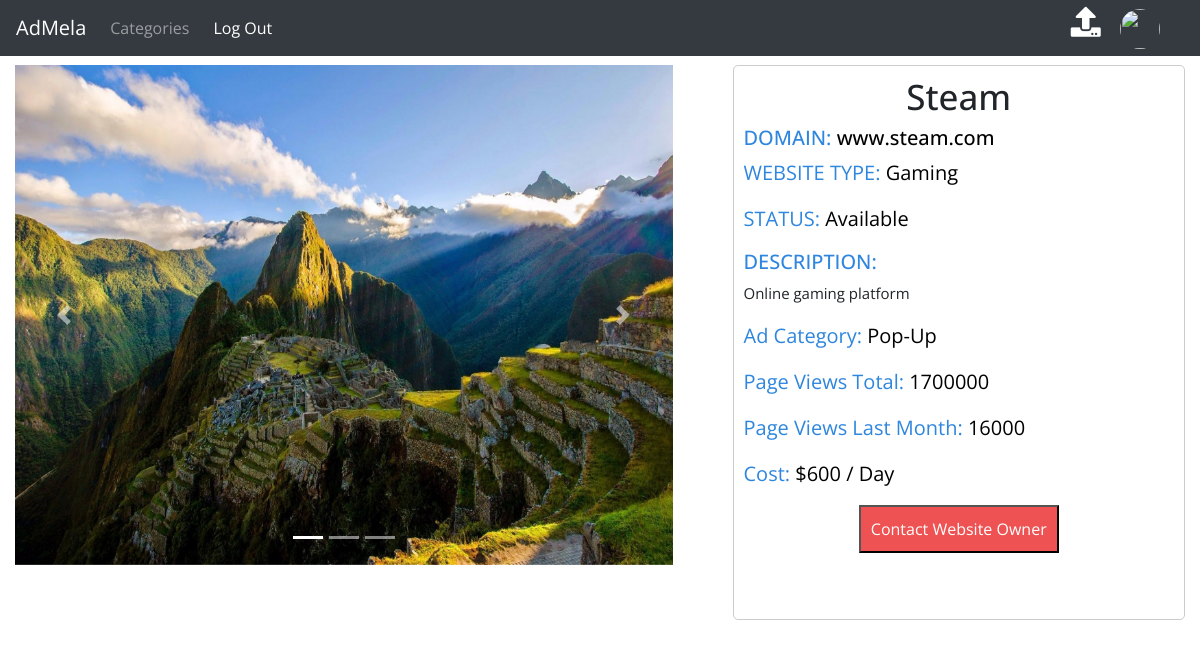
The app's page /adlisting.php?ad_Id=5 with its own data.
### tables this page shows
CREATE TABLE `ads` (
  `aid` int(11) NOT NULL,
  `websiteId` int(11) NOT NULL,
  `websiteOwnerId` int(11) NOT NULL,
  `websiteType` int(11) NOT NULL,
  `width` int(11) NOT NULL,
  `height` int(11) NOT NULL,
  `type` int(11) NOT NULL,
  `status` int(11) NOT NULL,
  `cost` bigint(20) NOT NULL,
  `favourites` int(11) NOT NULL,
  `imgdst1` varchar(500) NOT NULL,
  `imgdst2` varchar(500) NOT NULL,
  `imgdst3` varchar(500) NOT NULL
);

CREATE TABLE `websites` (
  `wid` int(11) NOT NULL,
  `websiteName` varchar(50) NOT NULL,
  `websiteDomain` varchar(50) NOT NULL,
  `ownerId` int(11) NOT NULL,
  `websiteType` int(11) NOT NULL,
  `websiteDescription` text NOT NULL,
  `pageviews` int(11) NOT NULL,
  `pg_lastmonth` int(11) NOT NULL
);

CREATE TABLE `website_type` (
  `wtid` int(11) NOT NULL,
  `wbtype` varchar(50) NOT NULL,
  `totalWebsites` int(11) NOT NULL
);

CREATE TABLE `ad_type` (
  `tid` int(11) NOT NULL,
  `adtype` varchar(50) NOT NULL,
  `totalWebsites` int(11) NOT NULL
);

### adlisting.php (the view, shortened to what this page needs)
<?php
include 'dbh.php';
$ad_Id=$_GET['ad_Id'];
?>
<!doctype html>
<head>
    <link rel="stylesheet" href="https://stackpath.bootstrapcdn.com/bootstrap/4.1.3/css/bootstrap.min.css">
    <link rel="stylesheet" href="https://use.fontawesome.com/releases/v5.2.0/css/all.css">
</head>
<body>
<nav class="navbar navbar-expand-lg navbar-dark bg-dark fixed-top">
	<a class="navbar-brand" href="index.php">AdMela</a>
	<div class="collapse navbar-collapse header-boy" id="navbarNavAltMarkup" style="">
		<div class="navbar-nav" style="float:left">
			<a class="nav-item nav-link " href="categorypage.php">Categories </a>
		</div>
		<a href="logout.php" class="nav-item nav-link" style="color:white">Log Out</a>
		<div class="header-right">
			<a href="advertise.php" class="header-ad-icon">
				<i style="font-size:30px;color:white" class="fas fa-upload"></i>
			</a>
			<a href="user_profile.php" class="header-dp-icon">
				<img src="<?php echo $_SESSION['profilePicLocation']; ?>" class="header-up-dp">
			</a>
		</div>
	</div>
</nav>
<div class="outer-container container-fluid">
	<?php
	$sql="SELECT * FROM ads WHERE aid='$ad_Id'";
	$result=mysqli_query($conn,$sql);
	$row=mysqli_fetch_assoc($result);
	$websiteId=$row['websiteId'];
	$adtype=$row['type'];
	$sql0="SELECT * FROM ad_type WHERE tid='$adtype'";
	$result0=mysqli_query($conn,$sql0);
	$row0=mysqli_fetch_assoc($result0);
	$sql1="SELECT * FROM websites WHERE wid='$websiteId'";
	$result1=mysqli_query($conn,$sql1);
	$row1=mysqli_fetch_assoc($result1);
	$websiteType=$row1['websiteType'];
	$sql2="SELECT * FROM website_type WHERE wtid='$websiteType'";
	$result2=mysqli_query($conn,$sql2);
	$row2=mysqli_fetch_assoc($result2);
	?>
	<div class="row">
		<div class="col-md-7">
			<div class="listing-ss-div">
				<div id="demo" class="carousel slide" data-ride="carousel">
					<ul class="carousel-indicators">
						<li data-target="#demo" data-slide-to="0" class="active"></li>
						<li data-target="#demo" data-slide-to="1"></li>
						<li data-target="#demo" data-slide-to="2"></li>
					</ul>
					<div class="carousel-inner">
						<div class="carousel-item active">
						  	<img style="width:100%;height:500px" src="<?php echo $row['imgdst1']; ?>" width="1100" height="500">
						</div>
					</div>
					<a class="carousel-control-prev" href="#demo" data-slide="prev">
						<span class="carousel-control-prev-icon"></span>
					</a>
					<a class="carousel-control-next" href="#demo" data-slide="next">
						<span class="carousel-control-next-icon"></span>
					</a>
				</div>
			</div>
		</div>
		<div class="col-md-5">
			<div class="listing-info-div">
				<h2 class="website-name"><?php echo $row1['websiteName']; ?></h2>
				<h3 class="website-category">DOMAIN: <span style="color:black"><?php echo $row1['websiteDomain']; ?></span></h3>
				<p class="website-category">WEBSITE TYPE: <span style="color:black"><?php echo $row2['wbtype']; ?></span></p>
				<?php
				if($row['status']==0)
				{
					?>
					<p class="website-category">STATUS: <span style="color:black">Available</span></p>
					<?php
				}
				else
				{
					?>
					<p class="website-category">STATUS: <span style="color:black">Not-Available</span></p>
					<?php
				}
				?>
				<div class="website-description-div">
					<h3 class="website-description-heading">DESCRIPTION:</h3>
					<p class="website-description"><?php echo $row1['websiteDescription']; ?></p>
				</div>
				<p class="website-category">Ad Category: <span style="color:black"><?php echo $row0['adtype']; ?></span></p>
				<p class="website-category">Page Views Total: <span style="color:black"><?php echo $row1['pageviews']; ?></span></p>
				<p class="website-category">Page Views Last Month: <span style="color:black"><?php echo $row1['pg_lastmonth']; ?></span></p>
				<p class="website-category">Cost: <span style="color:black">$<?php echo $row['cost']; ?> / Day</span></p>
				<div style="width:210px;margin:0 auto;display:block" id="adlist-action-div">
					<button class="get-contacts-link" data-toggle="modal" data-target="#myModal">Contact Website Owner</button>
				</div>
			</div>
		</div>
	</div>
</div>
</body>
</html>

### adlisting.php (style rules this page uses)
a,a:hover { text-decoration: none; }
* { font-family: 'Open Sans', sans-serif; }
.header-right { position:absolute; right:40px; }
.header-up-dp { width:40px; height:40px; border-radius: 50%; margin-left:10px; }
.header-ad-icon { position:relative; width:40px; height:40px; margin-top:20px; padding:5px; padding-left:10px; }
.outer-container { padding:0px; width:100%; margin-top:50px; position:relative; }
.listing-ss-div { padding:15px; padding-bottom:40px; }
.website-name { text-align:center; font-size:35px; margin-top:10px; }
.listing-info-div { margin:15px; border:1px solid #cccccc; height:100%; margin-bottom:40px; border-radius:5px; }
.website-description-heading { font-size:20px; margin-left:10px; color:#2e86de; }
.website-description { font-size:15px; padding-left:10px; padding-right:10px; }
.website-category { font-size:20px; margin-left:10px; color:#2e86de; }
.get-contacts-link { background-color:#ee5253; color:#fff; padding:10px; width:200px; display:block; margin:0 auto; cursor:pointer; }

### records on screen
ads: imgdst1 (picture), cost "600"
websites: websiteName "Steam", websiteDomain "www.steam.com", websiteDescription "Online gaming platform", pageviews "1700000", pg_lastmonth "16000"
website_type: wbtype "Gaming"
ad_type: adtype "Pop-Up"
